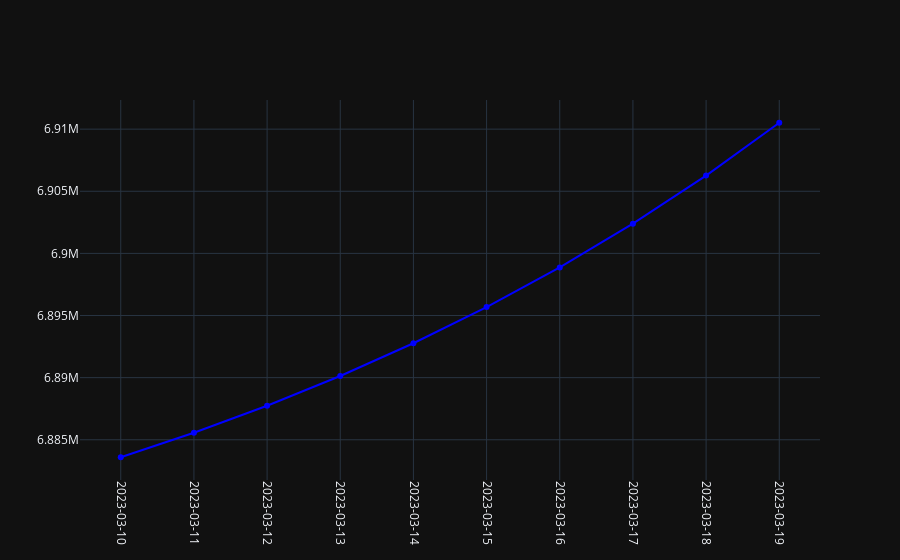

Notebook source saved alongside this figure:
### Code cell
fig = go.Figure()
fig.update_layout(template='plotly_dark')
fig.update_xaxes(tickangle=90, showticklabels = True, type = 'category')
fig.add_trace(go.Scatter(x=predict_death_cases.index, 
                         y=predict_death_cases['Death Cases Predictions'],
                         mode='lines+markers',
                         name='death',
                         line=dict(color='blue', width=2)))

### Figure 1 — Plotly figure (JSON) as saved in the notebook; plotly's stock layout.template omitted (floating-point values rounded to 4 significant figures)
{"data": [{"line": {"color": "blue", "width": 2}, "mode": "lines+markers", "name": "death", "type": "scatter", "x": ["2023-03-10", "2023-03-11", "2023-03-12", "2023-03-13", "2023-03-14", "2023-03-15", "2023-03-16", "2023-03-17", "2023-03-18", "2023-03-19"], "y": [6884000.0, 6886000.0, 6888000.0, 6890133, 6893000.0, 6896000.0, 6899000.0, 6902392, 6906261, 6911000.0]}], "layout": {"xaxis": {"showticklabels": true, "tickangle": 90, "type": "category"}}}
